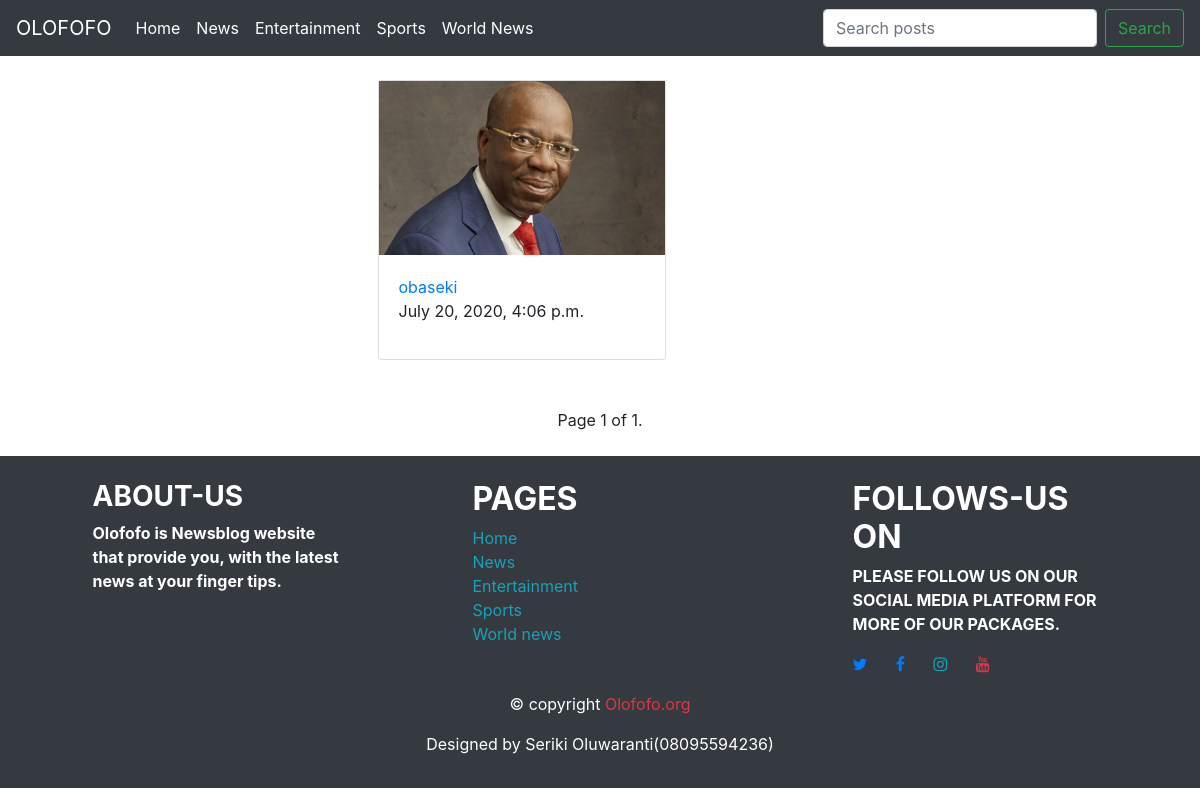
The page /Olofofo/world_news on the database its author committed.
### Olofofo/models.py (models this page shows, shortened)
class Post(models.Model):
    title = models.CharField(max_length=300)
    content = models.TextField()
    slug = models.SlugField(max_length=200, unique=True)
    author = models.IntegerField(choices=AUTHOR, default=0)
    updated_on = models.DateTimeField(auto_now=True)
    created_on = models.DateTimeField(auto_now_add=True)
    status = models.IntegerField(choices=STATUS, default=0)
    image = models.ImageField(upload_to='images/', blank=True)
    image1 = models.ImageField(upload_to='images/', blank=True)
    image2 = models.ImageField(upload_to='images/', blank=True)
    category = models.IntegerField(choices=CATEGORY, default=0)
    class Meta:
        ordering = ['-created_on']
    def get_absolute_url(self):
        return f"/Olofofo/{self.slug}"

### Olofofo/views.py (the view)
# urls.py: path('world_news', views.world_news_list, name='world_news'),
def world_news_list(request):
    e_list = Post.objects.filter(status=1, category=3).order_by('-created_on')
    paginator = Paginator(e_list, 4)
    page = request.GET.get('page')
    try:
        e = paginator.page(page)
    except PageNotAnInteger:
        e = paginator.page(1)
    except EmptyPage:
        e = paginator.page(paginator.num_pages)
    return render(request, 'world_news.html', {'e_list': e})

### Olofofo/templates/world_news.html (shortened to what this page needs)
{% extends 'base.html'%}
{% block worldnews %}
<div class="row">
    {% for item in e_list %}
    <div class="col-sm-2 col-md-5 mr-auto ml-auto">
        <div class="card" style="width: 18rem;">
            {% if item.image %}
            <img src="{{ item.image.url }}" class="img-fluid" alt="...">
            {% endif %}
            <div class="card-body">
                <a href="{{ item.get_absolute_url }}" class="card-title text-center">{{ item.title}}</a>
                <p>
                    {{item.updated_on}}
                </p>
            </div>
        </div>
        <br>
    </div>
    {% endfor %}
</div>
<br>
<nav aria-label="Page navigation example">
    <div class="pagination justify-content-center">
        <div class="pagination">
    <span class="step-links">
        <span class="current">
            Page {{ e_list.number }} of {{ e_list.paginator.num_pages }}.
        </span>
    </span>
        </div>
    </div>
</nav>
{% endblock %}

### rows shown on the page
Post: image (picture), title "obaseki", updated_on "July 20, 2020, 4:06 p.m."

### other values the page prints
{{ e_list.number }} "1"
{{ e_list.paginator.num_pages }} "1"
